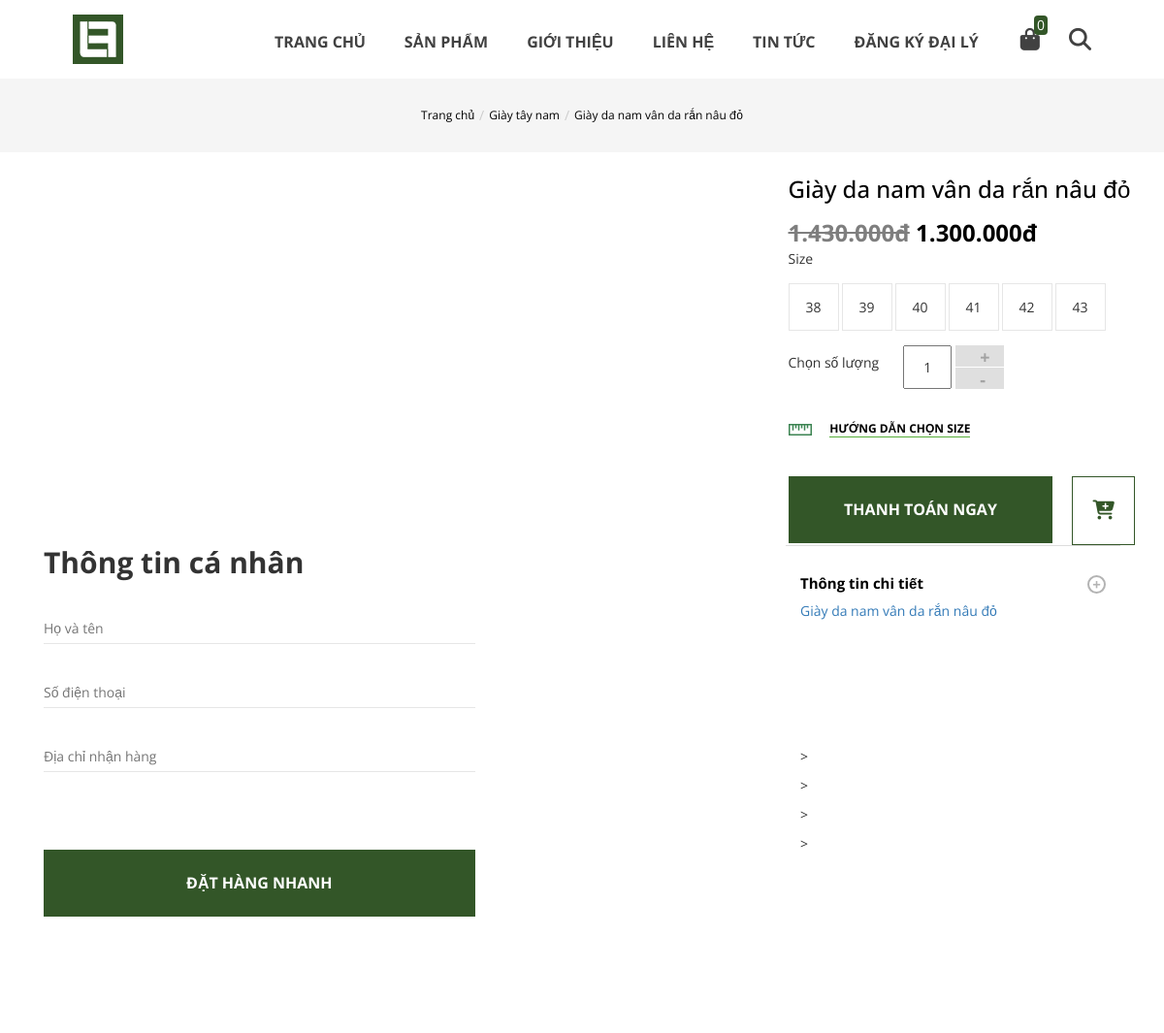
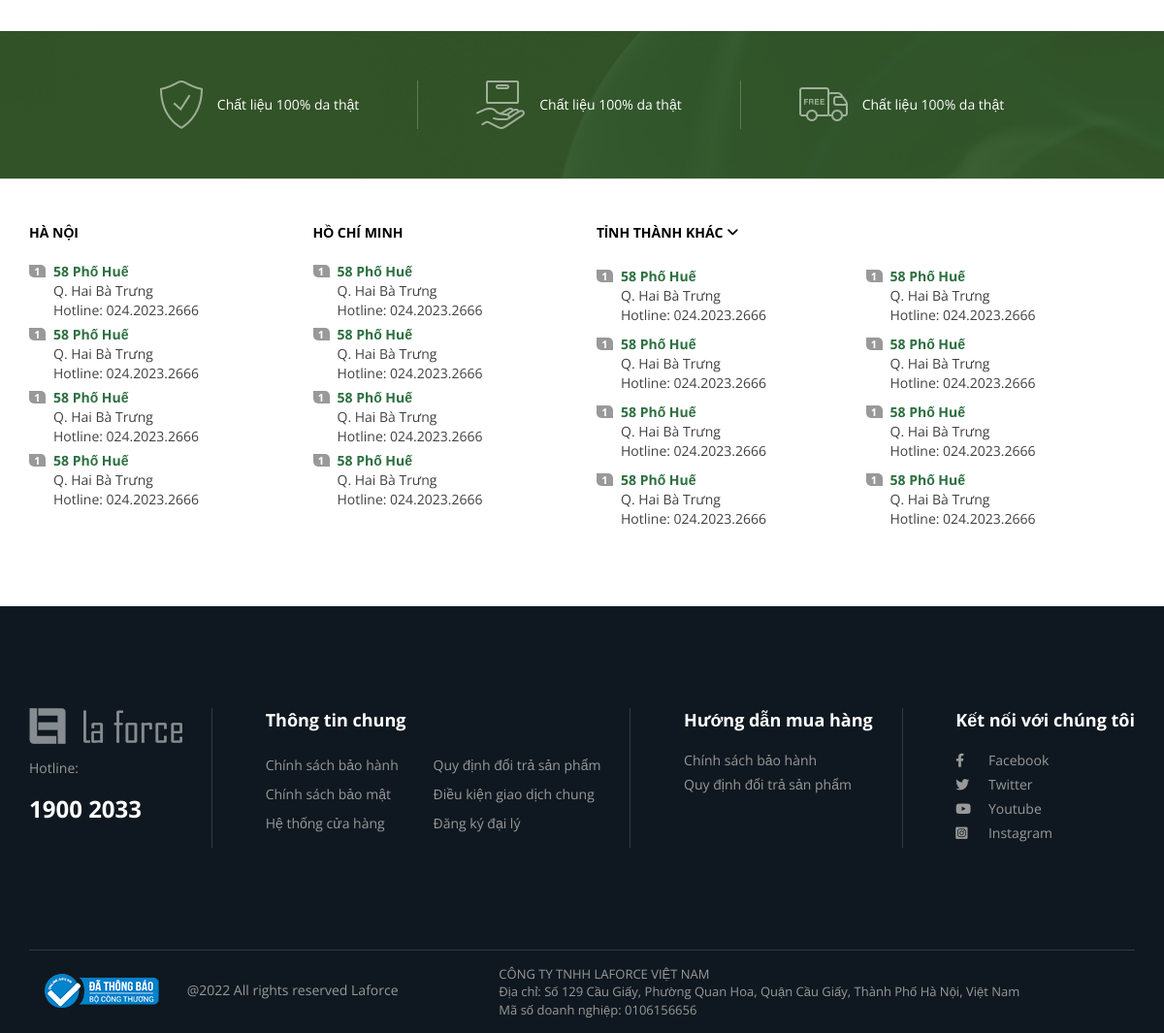
/index.php?page=product&method=western&id=13, run on the app's committed database (2 pictures, top to bottom).
### tables this page shows
CREATE TABLE `products` (
  `id` int(11) NOT NULL,
  `category_id` int(11) NOT NULL,
  `name` varchar(100) NOT NULL,
  `price` decimal(10,0) NOT NULL,
  `avatar` varchar(255) NOT NULL,
  `created_at` datetime NOT NULL DEFAULT current_timestamp(),
  `updated_at` datetime NOT NULL DEFAULT current_timestamp(),
  `description` text NOT NULL,
  `status` tinyint(4) NOT NULL DEFAULT 1,
  `active` tinyint(4) NOT NULL DEFAULT 1
);

CREATE TABLE `category` (
  `id` int(11) NOT NULL,
  `title` varchar(100) NOT NULL,
  `create_at` datetime NOT NULL DEFAULT current_timestamp(),
  `updated_at` datetime NOT NULL DEFAULT current_timestamp(),
  `status` tinyint(4) NOT NULL DEFAULT 1,
  `active` tinyint(4) NOT NULL DEFAULT 1
);

CREATE TABLE `sizes` (
  `id` int(11) NOT NULL,
  `size` int(11) NOT NULL
);

### Core/Controller.php (called while the page is built, shortened)
<?php
class Controller
{
    public function model($model)
    {
        return new $model;
    }
}

### configs/Connect.php (called while the page is built, shortened)
<?php
class Connect
{
    public function __construct()
    {
        try {
            $this->pdo = new PDO(self::DNS, self::USER, self::PASSWORD);
        } catch (PDOException $e) {
            echo $e->getMessage();
        }
    }
}

### Models/Product.php (called while the page is built, shortened)
<?php
include_once './configs/Connect.php';
class Product extends Connect
{
    public function showSizeById($id)
    {
        $sql = "SELECT sizes.id, sizes.size FROM store JOIN sizes ON store.size_id = sizes.id WHERE store.quantity > 0 AND store.product_id = :id GROUP BY sizes.id";
        $pre = $this->pdo->prepare($sql);
        $pre->bindParam(':id', $id);
        $pre->execute();
        return $pre->fetchAll(PDO::FETCH_ASSOC);
    }
    public function showProductById($id)
    {
        $sql = "SELECT products.id, products.name, products.avatar, products.category_id, category.title, products.description, products.price, products.active FROM products JOIN category ON products.category_id = category.id WHERE products.id = :id";
        $pre = $this->pdo->prepare($sql);
        $pre->bindParam(':id', $id);
        $pre->execute();
        return $pre->fetch(PDO::FETCH_ASSOC);
    }
    public function showImgProductById($id)
    {
        $sql = "SELECT list_image.id, list_image.path FROM list_image WHERE list_image.product_id = :id";
        $pre = $this->pdo->prepare($sql);
        $pre->bindParam(':id', $id);
        $pre->execute();
        return $pre->fetchAll(PDO::FETCH_ASSOC);
    }
}

### helper/helper.php (called while the page is built, shortened)
<?php
if (!function_exists('currency_format')) {
    function currency_format($number, $suffix = 'đ') {
        if (!empty($number)) {
            return number_format($number, 0, ',', '.') . "{$suffix}";
        }
    }
}

### Views/detail_product.php (the view, shortened to what this page needs)
<section class="mini-menu-header">
    <div class="box-mini-menu">
        <ul class="custom-nav menu-header-product-detail d-flex jtf-center alg-center">
            <li>
                <a href="index.php">Trang chủ</a>
            </li>
            <li>/</li>
            <li>
                <a href="index.php?page=product&method=western"><?=$product['title']?></a>
            </li>
            <li>/</li>
            <li>
                <a href="index.php?page=product&method=detail&id=<?=$product['id']?>"><?=$product['name']?></a>
            </li>
        </ul>
    </div>
</section>
<section class="product-detail">
    <div class="container">
        <div class="row">
            <div class="col-md-7">
                <div class="box-img-product d-flex alg-center">
                    <div class="thumbnails">
                        <div class="thumb">
                            <?php
                            foreach($listImg as $img) {
                            ?>
                                <a class="zoom" href="javascript:void(0)">
                                </a>
                            <?php
                            }
                            ?>
                        </div>
                        <div class="thumb">
                            <a class="zoom" href="javascript:void(0)">
                            </a>
                        </div>
                    </div>
                    <div class="big-slide-img">
                    </div>
                </div>
            </div>
            <div class="col-md-5">
                <div class="content-product-detail">
                    <h1 class="title-product-detail"><?=$product['name']?></h1>
                    <div class="price-product">
                        <del style="opacity: 0.5;"><?=currency_format($product['price'] * 110 / 100) ?></del>
                        <span><?= currency_format($product['price']) ?></span>
                    </div>
                        <div class="choose-size">
                            <p>Size</p>
                            <div class="box-border-choose-size d-flex mb-15 ">
                                <?php
                                foreach($sizes[$product['id']] as $size) {
                                ?>
                                <div class="border-choose-size" product-size = "<?=$size['id']?>">
                                    <span><?=$size['size']?></span>
                                </div>
                                <?php }?>
                            </div>
                        </div>
                        <div class="choose-quantity d-flex alg-center">
                            <p>Chọn số lượng</p>
                            <div class="quantity-custom d-flex">
                                <input aria-label="quantity" class="input-qty" min="1" max="10" name="quantity" type="number" value="1">
                                <div class="btn-up-down">
                                    <input class="plus is-form" type="button" value="+">
                                    <input class="minus is-form" type="button" value="-">
                                </div>
                            </div>
                        </div>
                        <div class="tutorial-choose-size mt-30">
                            <div class="btn-tutorial-choose-size">
                                <img src="./image/icon/ruler.png" alt="">
                                <span>Hướng dẫn chọn size</span>
                            </div>
                        </div>
                        <div class="btn-product-detail">
                            <a href="index.php?page=cart"  >
                                <button class="btn-submit-product-detail txt-center pay_now" value="<?=$product['id']?>">
                                    <span>Thanh toán ngay</span>
                                </button>
                            </a>
                            <button class="btn-cart-product-detail">
                                <span>
                                    <i class="fa-solid fa-cart-plus"></i>
                                </span>
                            </button>
                        </div>
                </div>
            </div>
        </div>
    </div>
</section>
<section class="detail-info">
    <div class="container">
        <div class="col-md-7">
            <div class="form-info-custom">
                <div class="title-info-custom">
                    <span>Thông tin cá nhân</span>
                </div>
                <form action="index.php?page=cart&method=quick-order" method="POST">
                    <div class="input-info-custom">
                        <input type="text" name="name" id="name" placeholder="Họ và tên" required>
                    </div>
                    <div class="input-info-custom">
                        <input type="tel" name="phone" id="phone" placeholder="Số điện thoại" required>
                    </div>
                    <div class="input-info-custom">
                        <input type="text" name="address" id="address" placeholder="Địa chỉ nhận hàng" required>
                    </div>
                    <div class="input-info-custom">
                        <button type="submit" class="btn-submit-product-detail quick-order" name="quick-order">
                            <span>Đặt hàng nhanh</span>
                        </button>
                    </div>
                </form>
            </div>
        </div>
        <div class="col-md-5">
            <div class="info-detail-product">
                <div class="panel-group" id="accordion" role="tablist" aria-multiselectable="true">
                    <div class="panel panel-default border-product-detail">
                        <div class="panel-heading" role="tab" id="headingOne">
                            <h4 class="panel-title">
                                <a role="button" data-toggle="collapse" data-parent="#accordion" href="#collapseOne" aria-expanded="true" aria-controls="collapseOne">
                                    Thông tin chi tiết
                                    <span>+</span>
                                </a>
                            </h4>
                        </div>
                        <div id="collapseOne" class="panel-collapse collapse in" role="tabpanel" aria-labelledby="headingOne">
                            <div class="panel-body">
                                <?=$product['description']?>
                            </div>
                        </div>
                    </div>
                </div>
            </div>
        </div>
    </div>
</section>

### data on the page
products: category.title "Giày tây nam", name "Giày da nam vân da rắn nâu đỏ", currency_format($product['price']*110/100) "1.430.000đ", price "1.300.000đ", description "Giày da nam vân da rắn nâu đỏ > > > >"
sizes: size "38"
sizes: size "39"
sizes: size "40"
sizes: size "41"
sizes: size "42"
sizes: size "43"

### other printed values
$qty "0"
